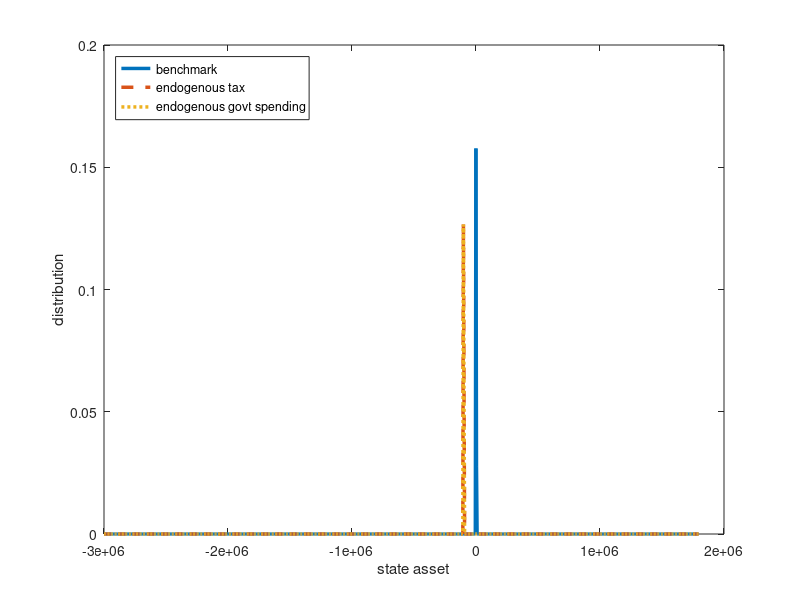
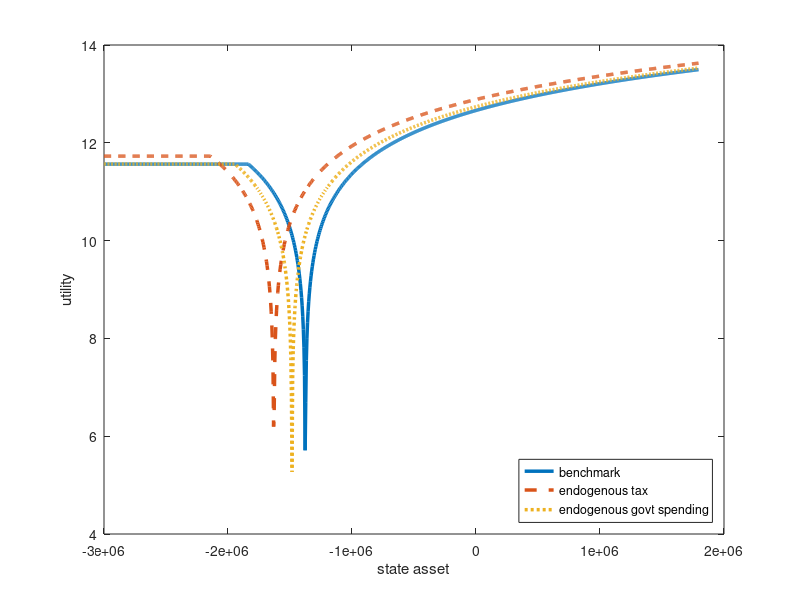
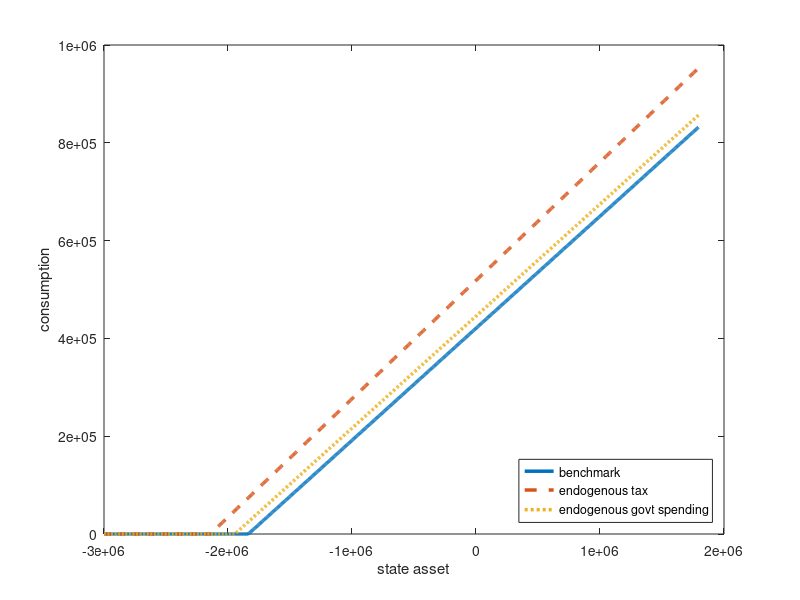
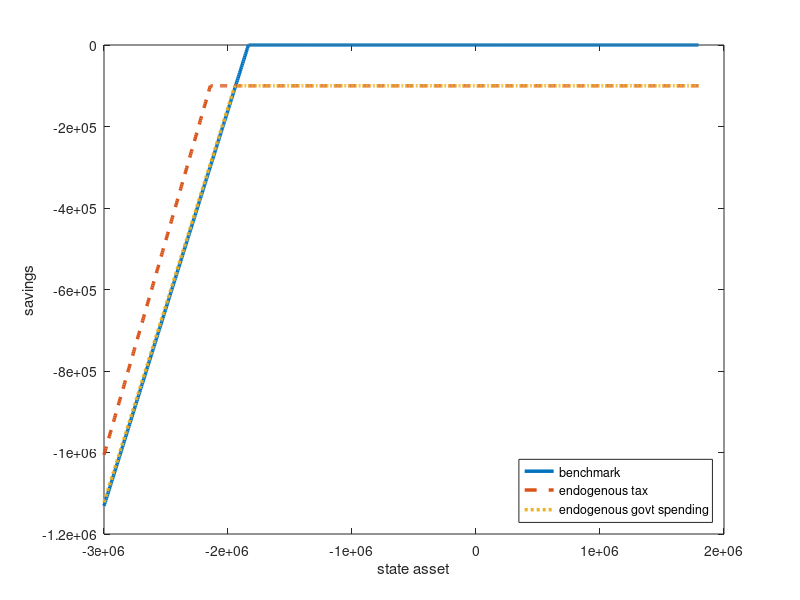

Write MATLAB code to recreate these figures, in order.
 

%----------------------------------------------------------------
%
% Title: International Macro-Finance Problem Set 3, main file
% Author: ---
% Date: 25/11/2023
% Description: Open economy heterogeneous agent model
%
%----------------------------------------------------------------


%----------------------------------------------------------------
%% 0. Housekeeping (close all graphic windows)
%----------------------------------------------------------------

close all;
clear all;

cd '/home/rinto/Desktop/International Macro/PS3';

%----------------------------------------------------------------
%% 1. Loading results
%----------------------------------------------------------------

load("PS3Q4.mat");

eta = par.eta;
grid_b = grid.b_fine';

r0Q4 = guess.r0;
ciQ4 = policy.ci;
biQ4 = policy.bi;
G0Q4 = G0;
liQ4 = policy.li;
yQ4 = y;
totQ4 = guess.ph_pf;
tauQ4 = par.tau;
gQ4 = par.g;
bgQ4 = bg;
b_starQ4 = par.b_star;

clearvars -except grid_b eta *Q4


load("PS3Q5.mat");

r0Q5 = guess.r0;
ciQ5 = policy.ci;
biQ5 = policy.bi;
G0Q5 = G0;
liQ5 = policy.li;
yQ5 = y;
totQ5 = guess.ph_pf;
tauQ5 = guess.tau;
gQ5 = par.g;
bgQ5 = par.bg;
b_starQ5 = b_star;

clearvars -except grid_b eta *Q4 *Q5


load("PS3Q6.mat");

r0Q6 = guess.r0;
ciQ6 = policy.ci;
biQ6 = policy.bi;
G0Q6 = G0;
liQ6 = policy.li;
yQ6 = y;
totQ6 = guess.ph_pf;
tauQ6 = par.tau;
gQ6 = g;
bgQ6 = par.bg;
b_starQ6 = b_star;

clearvars -except grid_b eta pi *Q4 *Q5 *Q6

%----------------------------------------------------------------
%% 2. Comparative statics
%----------------------------------------------------------------

G0Q41 = G0Q4 * pi';
G0Q51 = G0Q5 * pi';
G0Q61 = G0Q6 * pi';



figure
    plot(grid_b, G0Q41, '-','LineWidth', 2.5)
    hold on
    plot(grid_b, G0Q51, '--', 'LineWidth', 2.5)
    plot(grid_b, G0Q61, ':', 'LineWidth', 2.5)
    xlabel('state asset')
    ylabel('distribution')
    legend('benchmark', 'endogenous tax', 'endogenous govt spending', 'Location', 'northwest' )
       

saveas(gcf, 'Distribution_Q4.jpg');


utilQ4 = log(ciQ4 - liQ4.^(1 + eta)/ (1 + eta)); 
utilQ41 = utilQ4 * pi';

utilQ5 = log(ciQ5 - liQ5.^(1 + eta)/ (1 + eta)); 
utilQ51 = utilQ5 * pi';

utilQ6 = log(ciQ6 - liQ6.^(1 + eta)/ (1 + eta)); 
utilQ61 = utilQ6 * pi';


figure
    plot(grid_b, utilQ41, '-','LineWidth', 2.5)
    hold on
    plot(grid_b, utilQ51, '--', 'LineWidth', 2.5)
    plot(grid_b, utilQ61, ':', 'LineWidth', 2.5)
    % title('Utility: comparative statics')
    xlabel('state asset')
    ylabel('utility')
    legend('benchmark', 'endogenous tax', 'endogenous govt spending', 'Location', 'southeast' )

saveas(gcf, 'Utility_Q5Q6.jpg');

% %%
% figure
%     plot(grid_b, sum(ciQ4 .* G0Q4, 2), '-','LineWidth', 2.5)
%     hold on
%     plot(grid_b, sum(ciQ5 .* G0Q5, 2), '--', 'LineWidth', 2.5)
%     plot(grid_b, sum(ciQ6 .* G0Q6, 2), ':', 'LineWidth', 2.5)
%     title('Consumption Policy Function')
%     xlabel('state asset')
%     ylabel('consumption')
%     legend('benchmark', 'endogenous tax', 'endogenous govt spending')
% %%



figure
    plot(grid_b, ciQ4(:, 1), '-','LineWidth', 2.5)
    hold on
    plot(grid_b, ciQ5(:, 1), '--', 'LineWidth', 2.5)
    plot(grid_b, ciQ6(:, 1), ':', 'LineWidth', 2.5)
    % title('Consumption Policy Function')
    xlabel('state asset')
    ylabel('consumption')
    legend('benchmark', 'endogenous tax', 'endogenous govt spending', 'Location', 'southeast' )

saveas(gcf, 'Consumption_policy_Q4Q5Q6.jpg');



figure
    plot(grid_b, biQ4(:, 1), '-','LineWidth', 2.5)
    hold on
    plot(grid_b, biQ5(:, 1), '--', 'LineWidth', 2.5)
    plot(grid_b, biQ6(:, 1), ':', 'LineWidth', 2.5)
    % title('Lending Policy Function')
    xlabel('state asset')
    ylabel('savings')
    legend('benchmark', 'endogenous tax', 'endogenous govt spending', 'Location', 'southeast')

saveas(gcf, 'Debt_policy_Q4Q5Q6.jpg');



